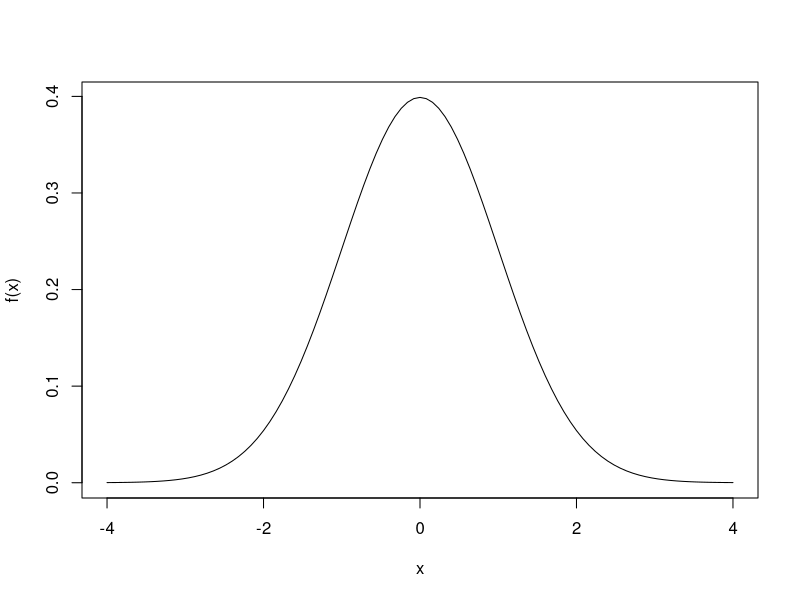

Reproduce this figure in R. (Note: this script raises an error after producing the figure.)
# 11:02:52 AM
# Jan 25, 2011
# 
# Author: Robert Bost
###############################################################################

f <- function(x){
	(1/sqrt(2*pi))*exp(-x^2/2)
}
curve(f, -4, 4)
integrate(f, -Inf, Inf)
# Don't use big number to approximate infinity
integrate(f, -4000, 4000)
lvalues <- c(-Inf, -3, -2.5, -2, -1.5, -1)
uvalues <- c(Inf, 3, 2.5, 2, 1.5, 1)
for(i in 1:length(lvalues)){
	print(integrate(f, lvalues[i], uvalues[i])$value)
}

# In book:
# pdist -- Cumulative distribution integrates from -Inf -> x
# qdist -- Inv cumulative distribution 
# ddist -- density function 
# rdist -- random numbers from dist.

# Working with Matrices
x <- matrix(data=1:16, nrow=4, byrow=TRUE)
x

# LETTERS give capital letters 1-4
y <- matrix(data=1:16, nrow=4, byrow=FALSE,
		dimnames=list(LETTERS[1:4], letters[1:4]))
y

# Two steps
z <- matrix(1:16, nrow=4)
dimnames(z) <- list(LETTERS[1:4], letters[1:4])
z

z
# All rows, third column 
z[, 3]
# All rows, third column #2
z[, "c"]
# Do not drop dimensions, notice how the above
# outputs are not columns
z[, 3, drop=FALSE]

# cbind -- column bind
# rbind -- row bind

apply(X = barley.data, MARGIN = 1, FUN = mean)

# t() -- transpose

# Ax = b
# A^-1 A x = A^-1 b
# x = A^-1 b
#
# %*% -- matrix mulitiplication
A <- matrix(data=c(3,2,1,2,-3,1,1,1,1),
		nrow=3, byrow=TRUE)
b <- matrix(data=c(10, -1, 6), nrow=3, byrow=TRUE)
x1 <- solve(A)%*%b
x2 <- solve(A, b) # same as above
cbind(x1, x2)

# det() -- determinant
# diag() --
# eigen() --
# crossprod() --

for(m in seq(10, 50, by=5)){
	print(c(m, 1-prod(365:(365-m+1))/365^m))
}

data(Grades, package="PASWR")
attach(Grades)
par(mfrow=c(2,2))
plot(sat, gpa)
plot(x=sat, y=gpa)

# Median -- number that splits ditribution in half
# write function that computes median
myMedian <- function(x){
	n <- length(x)
	if(n %% 2 == 1){
		# Number is odd
		sort(x)[(n+1)/2]
	}else{
		# Even
		twomiddle <- sort(x)[c(n/2, n/2+1)]
		mean(twomiddle)
	}
}